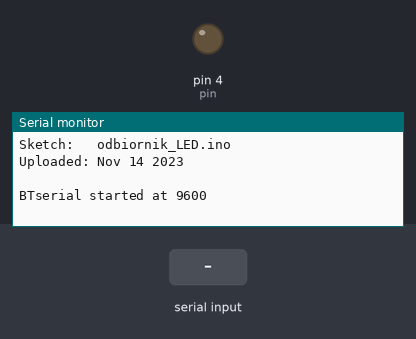
Bench run of a sketch on a simulated Arduino Uno, built with avr-gcc and run on an emulated ATmega328P. Shown: output pins drawn as LEDs (lit = HIGH), the last lines printed to the serial monitor. The inputs (shaded band) are chosen by the test bench.

Above: at 1.2 s.
1.3 s: "LEDON\n" received over Serial
At 2.1 s:
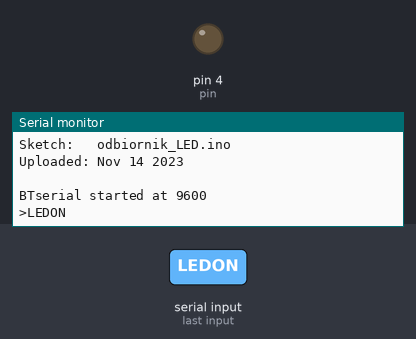
2.8 s: byte 10 (10) received over Serial
At 3.2 s:
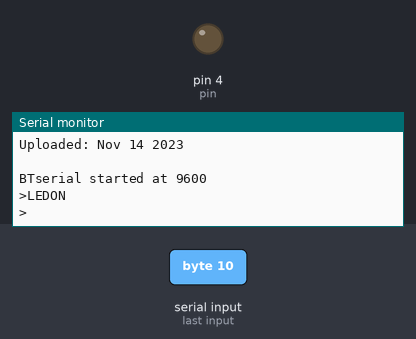
4.3 s: "LEDON\n" received over the second serial link
At 4.9 s:
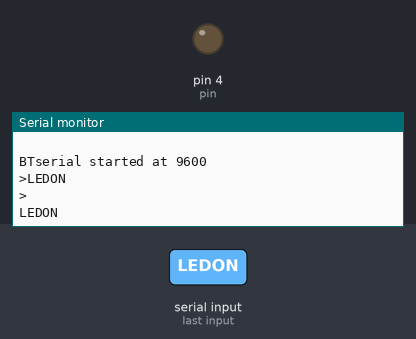
5.8 s: "LEDOFF\n" received over Serial
At 6.8 s:
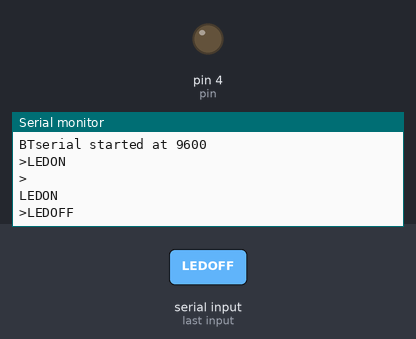
7.3 s: "LEDOFF\n" received over the second serial link
At 8.4 s:
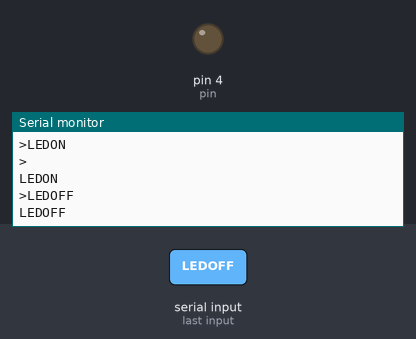
8.8 s: "1\n" received over the second serial link
At 9.5 s:
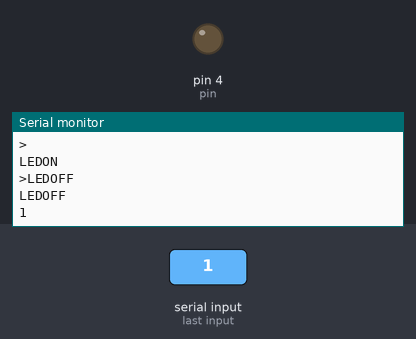

Measured:
- after the input at 1.3 s, the serial monitor: prints a new line at once (image 1)
- after the input at 2.8 s, the serial monitor: prints a new line at once (image 2)
- after the input at 4.3 s, the serial monitor: prints a new line after 0.05 s (image 3)
- after the input at 5.8 s, the serial monitor: prints a new line at once (image 4)
- after the input at 7.3 s, the serial monitor: prints a new line after 0.05 s (image 5)
- after the input at 8.8 s, the serial monitor: prints a new line after 0.05 s (image 6)

The sketch:

odbiornik_LED.ino
```cpp
//  SerialIn_SerialOut_HM-10_01
//
//  Uses hardware serial to talk to the host computer and AltSoftSerial for communication with the bluetooth module
//
//  What ever is entered in the serial monitor is sent to the connected device
//  Anything received from the connected device is copied to the serial monitor
//  Does not send line endings to the HM-10
//
//  Pins
//  BT VCC to Arduino 5V out.
//  BT GND to GND
//  Arduino D8 (SS RX) - BT TX no need voltage divider
//  Arduino D9 (SS TX) - BT RX through a voltage divider (5v to 3.3v)
//
#define pin 4

#include <AltSoftSerial.h>
AltSoftSerial BTserial;
// https://www.pjrc.com/teensy/td_libs_AltSoftSerial.html

char c;


boolean NL = true;

void setup()
{

  pinMode(pin, OUTPUT);

  Serial.begin(9600);
  Serial.print("Sketch:   ");   Serial.println(__FILE__);
  Serial.print("Uploaded: ");   Serial.println(__DATE__);
  Serial.println(" ");

  BTserial.begin(9600);
  Serial.println("BTserial started at 9600");
}

void loop()
{
  String str="";
  unsigned long starttick = 0;
  unsigned long curtick = 0;

  // we stay here for a set amount of time reading the software serial
  starttick = millis();
  if(BTserial.available())
  {
      while ( ( (curtick = millis() ) - starttick) < 50 ) {

         while (BTserial.available() != 0) {
           c = BTserial.read();

          str.concat(c);
      }
    }
  }

  if(str!="")
  Serial.println(str);


  if(str.equals("LEDON")){

    digitalWrite(pin, HIGH);
  }

   if(str.equals("LEDOFF")){
    digitalWrite(pin, LOW);

  }

    // Read from the Serial Monitor and send to the Bluetooth module
    if (Serial.available())
    {
        c = Serial.read();

        // do not send line end characters to the HM-10
        if (c!=10 & c!=13 )
        {
             BTserial.write(c);
        }

        // Echo the user input to the main window.
        // If there is a new line print the ">" character.
        if (NL) { Serial.print("\r\n>");  NL = false; }
        Serial.write(c);
        if (c==10) { NL = true; }
    }
}
```
